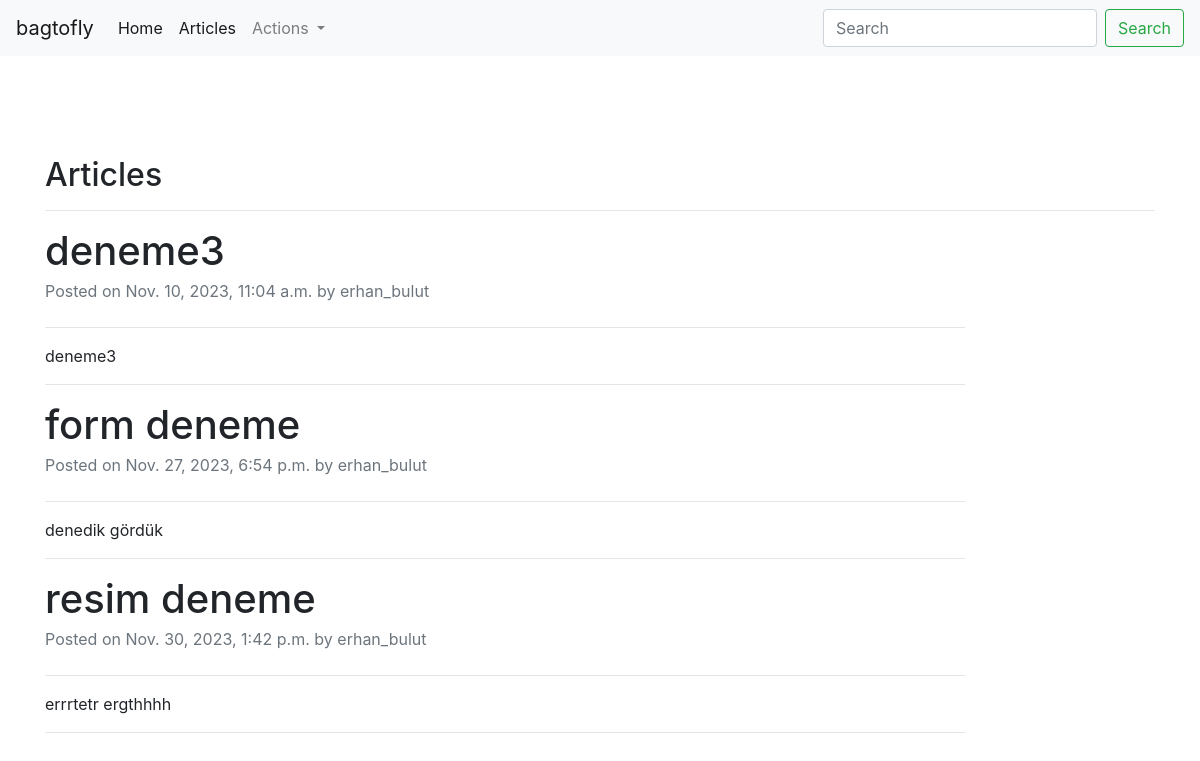
The app's page /articles/ with its own data.
### article/models.py (models this page shows, shortened)
class Article(models.Model):
    author =models.ForeignKey("auth.User", on_delete=models.CASCADE)
    title =models.CharField(max_length=50)
    content =models.TextField()
    created_date=models.DateTimeField(auto_now_add=True)
    article_image = models.FileField(upload_to='images/',blank=True, null=True,verbose_name="Add picture to article")

### article/views.py (the view)
# urls.py: path('',views.articles, name = "articles"),
def articles(request):
    keyword= request.GET.get("keyword")
    if keyword:
        articles=Article.objects.filter(title__contains=keyword)
        return render(request, "articles.html", {"articles":articles})
    articles= Article.objects.all()
    return render(request, "articles.html", {"articles":articles})

### templates/articles.html (shortened to what this page needs)
{% extends "layout.html" %}
{% block body %}
<h2>Articles</h2>
<hr>
{% if articles %}
    {% for article  in articles  %}
    <div class="row">
        <div class="col-lg-10">
            <article>
                <header class="mb-4">
                    <h1 class="fw-bolder mb-1">{{article.title}}</h1>
                    <div class="text-muted fst-italic mb-2">Posted on {{article.created_date}} by {{article.author.username}}</div>
                </header>
                <hr>
                <p>
                    {{article.content|safe}}
                </p>
            </article>
            <hr>
        </div>
    </div>
    {% endfor %}
{% else %}
<div class="alert alert-danger">
    There is no article
</div>
{% endif %}
{% endblock body %}

### records on screen
Article: title "deneme3", created_date "Nov. 10, 2023, 11:04 a.m.", author.username "erhan_bulut", content "deneme3"
Article: title "form deneme", created_date "Nov. 27, 2023, 6:54 p.m.", author.username "erhan_bulut", content "denedik gördük"
Article: title "resim deneme", created_date "Nov. 30, 2023, 1:42 p.m.", author.username "erhan_bulut", content "errrtetr ergthhhh"
